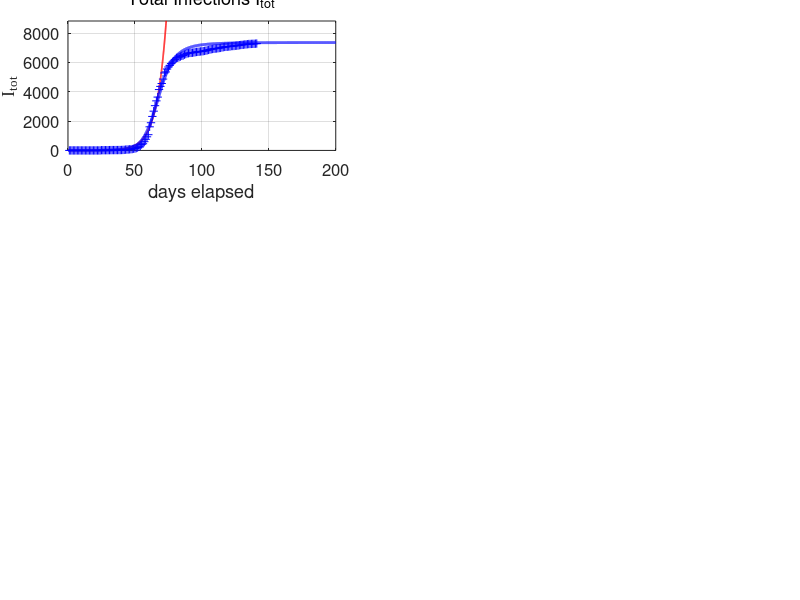

The MATLAB source for this figure: (Note: this script raises an error after producing the figure.)
% covid19AUS.m

% Revised:  2020 05 16

% Mathemtatical model for the spread of the covid19 virus
% Model for AUSTRALIAL spread of virus
% Data from https://www.worldometers.info/coronavirus/
% Date file:  covid19.mat  variable covid19
% Model specified by the variables in the INPUT SECTION of the Script

% DOING PHYSICS WITH MATLAB: 
%   https://d-arora.github.io/Doing-Physics-With-Matlab/
% Documentation
%   http://www.physics.usyd.edu.au/teach_res/mp/doc/sird19EA.htm
% Download Scripts
%   http://www.physics.usyd.edu.au/teach_res/mp/mscripts/

% Ian Cooper
% email: matlabvisualphysics@gmail.com
% Matlab 2019b

% Populations: Data d / Model
% Susceptible individuals:  Sd  S
% Active infections (currently infected);  Id  I
% Removed Rm
% Recovered:  Rd  R
% Dead:  Dd  D


close all
clear
clc

global Imax Rmax Dmax ITmax Smax

% DATA  ===============================================================
load('covid19.mat')
Ndays  = find(covid19 == 0,1) - 1;  

% save covid19.mat covid19

% DATA: variable covid19
% Col 1: World   Id   Currently Infected Cases
% Col 2: World   Rd   Recovered
% Col 3: World   Dd   Deaths

% Data for China with Script svr19CHINA.m
% Col 4: China   Total infected cases
% Col 5: China   Currently Infected Cases
% Col 6: China   Deaths
% Col 7: USA     Total infected cases
% Col 8: USA     Currently infected cases
% Col 9: USA     Deaths
% Col 10: AUST     Total infected cases
% Col 11: AUST     Currently infected cases
% Col 12: AUST     Deaths
% Col 13: IND     Total infected cases
% Col 14: IND     Currently infected cases
% Col 15: IND     Deaths

% DATA: Id Rd Dd / Number of data days for COVID19  
  Idtot  = covid19(1:Ndays,10);
  Id     = covid19(1:Ndays,11);
  Dd     = covid19(1:Ndays,12);  
     
  Rd = Idtot - Id - Dd;
  Idmax = max(Id);
  Rdmax = max(Rd);
  Ddmax = max(Dd);
  ITdmax = max(Idtot);

% MODEL INPUT PARAMETERS  ============================================
% Model: number of time steps 
  num = 5000;
% Maximum number of days for model   [200]
  tMax = 200;

% Initial number of infections   [0.004] 
  I = zeros(num,1);
  I(1) = 3.5e-5;
% Adjustable model parameters  
% S --> I  [0.38] 
  a = 0.19;
% I --> Rm  [0.036]
  b = 0.05;
% Population scaling factor
  f = 6e3;
% Time index
  t_index = 77; 
% Exponential growth
     th = 5; t0 = 35; 
% Starting Date
  zSTART = datenum([2020 1 22]);

% SETUP  ==============================================================
% Time [days]
  t = linspace(0,tMax,num)';
  dt = t(2) - t(1);
% Exponential growth
  k = log(2)/th;
  v0 = 177400/exp(k*60);
  v = v0.*exp(k*(t - t0));

% Model: S  D  R  
  S  = zeros(num,1);
  Rm = zeros(num,1);
    
% Model: Initial values for populations
  S(1) = 1;
  
% MODEL: Time Evolution  ==============================================
for n = 1:num-1
  dS = -a*S(n)*I(n)*dt;
  dI = -dS;
  dRm = b*I(n)*dt;
  S(n+1) =  S(n) + dS;
   
  if n == 1200; S(n+1) = 1.2; end
%  if n == 3250; S(n+1) = 0.3; end
  
  I(n+1) =  I(n) + dI - dRm;
  Rm(n+1) = Rm(n)+ dRm;
end
  
 I = f.*I;
  Rm = f.*Rm;
  D0 = 122;
  k0 = 2.8e-4;
  D = D0.*(1 - exp(-k0.*Rm));
  R = Rm - D;
  Itot = I + Rm;


  Imax = max(I);
  Rmax = max(R);
  Dmax = max(D);
  Smax = max(S);
  ITmax = max(Itot);
    
% Percentages: model
  pI = 100*I(end) / Itot(end);
  pR = 100*R(end) / Itot(end);
  pD = 100*D(end) / Itot(end);
  
% Percentages: Data
  pId = 100*Id(end) / Idtot(end);
  pRd = 100*Rd(end) / Idtot(end);
  pDd = 100*Dd(end) / Idtot(end);
  

% *********************************************************************  
% GRAPHICS
% ********************************************************************* 

figure(1)
  set(gcf,'units','normalized');
  set(gcf,'position',[0.02 0.02 0.435 0.80]);
  set(gcf,'color','w');

subplot(3,2,1)   % Total infections
    xP = t(1:2500);
    yP = v(1:2500);
    plot(xP,yP,'r','linewidth',1.2)
   
    hold on
    xP = 1: Ndays;
    yP = Idtot; 
    plot(xP,yP,'b+')
    hold on
    xP = t; yP = Itot;
    plot(xP,yP,'b','linewidth',2)
    
    ylim([0 1.2*ITmax])
    grid on
    xlabel('days elapsed')
    ylabel('I_{tot}','FontName','Times New Roman')
    title('Total Infections I_{tot}','fontweight','normal');
    set(gca,'fontsize',12)  
    set(gca,'Position', [0.0850 0.7093+0.04 0.3347 0.2157]);
    yMax = ylim;
    z = yMax(2);
    plotMonths(z)
  
subplot(3,2,2)  % INFECTIONS
    xP = 1: Ndays;
    yP = Id;
    plot(xP,yP,'b+')   
    hold on
    
%     xP = t_index; yP = Id(t_index);
%     plot(xP,yP,'bo','markerfacecolor','b','markersize',8)
    
    xP = t; yP = I;
    plot(xP,yP,'b','linewidth',2)
   
    grid on
    title('Active Infections  I','fontweight','normal')
    ylabel('I','FontName','Times New Roman') 
    xlabel('days elapsed')
    set(gca,'fontsize',12)
    set(gca,'Position', [0.5703-0.04 0.7093+0.04 0.3347 0.2157]);
    yMax = ylim;
    z = yMax(2);
    plotMonths(z)
    
    
subplot(3,2,3)   % RECOVERIES
    xP = 1: Ndays;
    yP = Rd; 
    plot(xP,yP,'k+')
    hold on
 
%     xP = t_index; yP = Rd(t_index);
%     plot(xP,yP,'ko','markerfacecolor','k','markersize',8)
%     
    xP = t; yP = R;
    plot(xP,yP,'k','linewidth',2)
    
    grid on
    ylabel('R')
    xlabel('days elapsed')
    title('Recoveries  R','fontweight','normal')
    set(gca,'fontsize',12)
    set(gca,'Position', [0.0800 0.4096+0.04 0.3347 0.2157]);
    yMax = ylim;
    z = yMax(2);
    plotMonths(z)
    
 
 subplot(3,2,4)    % DEATHS
    xP = 1: Ndays;
    yP = Dd; 
    plot(xP,yP,'r+')
    hold on
 
%     xP = t_index; yP = Dd(t_index);
%     plot(xP,yP,'ro','markerfacecolor','r','markersize',8)
    
    xP = t; yP = D;
    plot(xP,yP,'r','linewidth',2)
    
    grid on
    ylabel('D')
    xlabel('days elapsed')
    title('Deaths  D','fontweight','normal')
    set(gca,'fontsize',12) 
    set(gca,'Position', [0.5703-0.04 0.4096+0.04 0.3347 0.2157]);
    yMax = ylim;
    z = yMax(2);
    plotMonths(z)
 

 subplot(3,2,5)
    xP = t; yP = S;
    plot(xP,yP,'b','linewidth',2)
    hold on
    
    xlim([0 tMax])
    ylim([0 1.1*Smax])
    grid on
    xlabel('days elapsed')
    ylabel('S') 
    title('Susceptible Population S','fontweight','normal')
    set(gca,'fontsize',12)    
    set(gca,'Position', [0.0800 0.1100+0.04 0.3347 0.2157]);   
    yMax = ylim;
    z = yMax(2);
    plotMonths(z)
    
    
subplot(3,2,6)  
   xlim([0 120])
   ylim([0 250])
   hh = 250; dh = -28;
   
   z = zSTART;
   z = datetime(z,'ConvertFrom','datenum');
   z.Format = 'dd-MMM-yyyy';
   txt = cellstr(z) ; 
   Htext = text(0,hh,txt,'fontsize',12);
   set(Htext,'color','k')
   
   hh = hh+2*dh;
   txt = 'MODEL PARAMETERS';
   text(0,hh,txt,'fontsize',12)
   
    hh = hh+dh;
   txt = sprintf('I(1) = %3.0e   f = %2.2e   a = %2.3f   b = %2.3f', I(1)/f, f,a ,b);
   text(0,hh,txt,'fontsize',12)
   
   
   hh = hh+2*dh; 
   txt = 'DATA';
   text(0,hh,txt,'fontsize',12)
   
   z = zSTART;
   z = z + Ndays;
   z = datetime(z,'ConvertFrom','datenum');
   z.Format = 'dd-MMM-yyyy';
   txt = cellstr(z) ; 
   text(20,hh,txt,'fontsize',12)
    
   hh = hh+dh;
   z1 = Id(end); z2 = Rd(end); z3 = Dd(end); z4 = z1+z2+z3;  
   txt = sprintf('I = %5.0f    R = %5.0f    D = %5.0f    I_{tot} = %5.0f', z1,z2,z3,z4);
   text(6,hh,txt,'fontsize',12)
   
   % Recoveries and Deaths
     hh = hh+dh;
     txt = sprintf('percent: Active = %2.1f  Recoveries = %2.1f    Deaths = %2.1f   ',pId,pRd,pDd);
     text(2,hh,txt,'fontsize',12)  
   
     hh = hh+2*dh; 
     txt = 'MODEL PREDICTIONS';
     text(0,hh,txt,'fontsize',12)
   
     z = zSTART;
     z = z + tMax;
     z = datetime(z,'ConvertFrom','datenum');
     z.Format = 'dd-MMM-yyyy';
     txt = cellstr(z) ; 
     text(78,hh,txt,'fontsize',12)
   
     hh = hh+dh;
     z1 = I(end); z2 = R(end); z3 = D(end); z4 = z1+z2+z3;  
     txt = sprintf('I = %5.0f    R = %5.0f    D = %5.0f    I_{tot} = %5.0f', z1,z2,z3,z4);
     text(6,hh,txt,'fontsize',12)

     hh = hh+dh;
     txt = 'Peak';
     text(10,hh,txt,'fontsize',12)
     z = find(I == Imax,1);
     z = t(z) + zSTART;
     z = datetime(z,'ConvertFrom','datenum');
     z.Format = 'dd-MMM-yyyy';
     txt = cellstr(z) ; 
     text(30,hh,txt,'fontsize',12)
   
     txt = sprintf('I_{peak} = %5.0f',Imax);
     text(80,hh,txt,'fontsize',12)
   
     hh = hh+dh;
     txt = sprintf('percent: Active = %2.1f  Recoveries = %2.1f    Deaths = %2.1f   ',pI,pR,pD);
     text(2,hh,txt,'fontsize',12)   
        
     axis off
     set(gca,'Position', [0.5703-0.08 0.1100+0.04 0.3347 0.2157]);
     
     
 figure(2)  % ----------------------------------------------------------
   set(gcf,'units','normalized');
   set(gcf,'position',[0.460 0.05 0.2 0.25]);
   set(gcf,'color','w');

   xP = Rd+Dd; yP = Dd;
   plot( xP,yP,'b+')
   hold on
   xP = Rm; yP = D;
   plot( xP,yP,'r','linewidth',2)
   grid on
   ylabel('deaths D')
   xlabel('removals R_m ')
 %  title('D = D_0 [1 - exp( - k R_m)]','fontweight','normal')
   txt = sprintf('D_0 = %2.0f', D0);
   text(5000,33,txt,'fontsize',12)
   txt = sprintf('k = %2.2e',k0);
   text(5000,15,txt,'fontsize',12)
   set(gca,'fontsize',12) 
   
     

figure(3)  % ----------------------------------------------------------
   set(gcf,'units','normalized');
   set(gcf,'position',[0.670 0.05 0.2 0.50]);
   set(gcf,'color','w');

subplot(2,1,1)   
   yP = Rd+Dd; xP = Idtot;
   plot( xP,yP,'b+')
   hold on
   yP = Rm; xP = Itot;
   plot( xP,yP,'r','linewidth',2)
   grid on
   xlabel('infections   I_{tot}')
   ylabel('removals   R_m')
   set(gca,'fontsize',12)   

 subplot(2,1,2)   
   yP = Rd+Dd; xP = Id;
   plot( xP,yP,'b+')
   hold on
   yP = Rm; xP = I;
   plot( xP,yP,'r','linewidth',2)
   grid on
   xlabel('active infections   I')
   ylabel('removals   R_m')
   set(gca,'fontsize',12)   
   
   
   
figure(9)
  set(gcf,'units','normalized');
  set(gcf,'position',[0.46 0.4 0.2 0.50]);
  set(gcf,'color','w');

  subplot(3,1,1)
    xP = Rd+Dd; yP = Dd;
   plot( xP,yP,'b+')
   hold on
   xP = Rm; yP = D;
   plot( xP,yP,'r','linewidth',2)
   grid on
   ylabel('deaths D')
   xlabel('removals R_m ')
 %  title('D = D_0 [1 - exp( - k R_m)]','fontweight','normal')
   txt = sprintf('D_0 = %2.0f', D0);
   text(5000,33,txt,'fontsize',12)
   txt = sprintf('k = %2.2e',k0);
   text(5000,15,txt,'fontsize',12)
   set(gca,'fontsize',12)
   
 subplot(3,1,2)  
   yP = Rd+Dd; xP = Id;
   plot( xP,yP,'b+')
   hold on
   yP = Rm; xP = I;
   plot( xP,yP,'r','linewidth',2)
   grid on
   xlabel('active infections   I')
   ylabel('removals   R_m')
   set(gca,'fontsize',12)   

 subplot(3,1,3)  
   yP = Rd+Dd; xP = Idtot;
   plot( xP,yP,'b+')
   hold on
   yP = Rm; xP = Itot;
   plot( xP,yP,'r','linewidth',2)
   grid on
   xlabel('infections   I_{tot}')
   ylabel('removals   R_m')
   set(gca,'fontsize',12)   

   
   
% =====================================================================
     
function  plotMonths(z)
    
     yMax = z;
     % Months
       m1 = [2020 01 22];    % day zero
       m2 = [2020 02  1];    % Feb
       m3 = [2020 03  1];    % Mar
       m4 = [2020 04  1];    % Apr
       m5 = [2020 05  1];    % May
       m6 = [2020 06  1];    % Jun
       m7 = [2020 07  1];    % Jul
       m8 = [2020 08  1];    % Aug
   
      tm(1) = datenum(m1);
      tm(2) = datenum(m2) - tm(1);
      tm(3) = datenum(m3) - tm(1);
      tm(4) = datenum(m4) - tm(1);
      tm(5) = datenum(m5) - tm(1);
      tm(6) = datenum(m6) - tm(1);
      tm(7) = datenum(m7) - tm(1);
      tm(8) = datenum(m8) - tm(1);
      
      for n = 2:8
        plot([tm(n), tm(n)], [0, yMax],'linewidth',1,'color', [0.5 0.5 0.5]);
        hold on
      end
      
      ys = 0.9;
      text(22, ys*yMax,'F')
      text(52, ys*yMax,'M')
      text(82, ys*yMax,'A')
      text(112,ys*yMax,'M')
      text(142,ys*yMax,'J')
      text(172,ys*yMax,'J')
      
   end
   